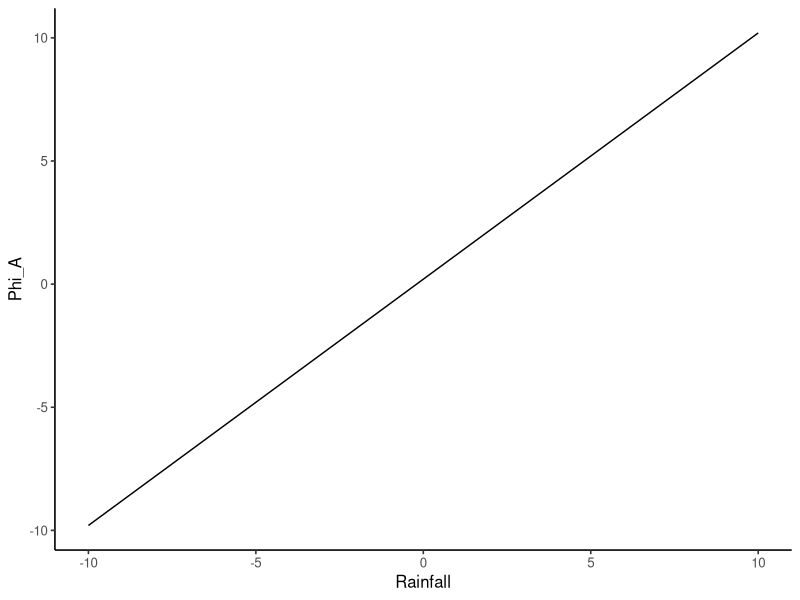
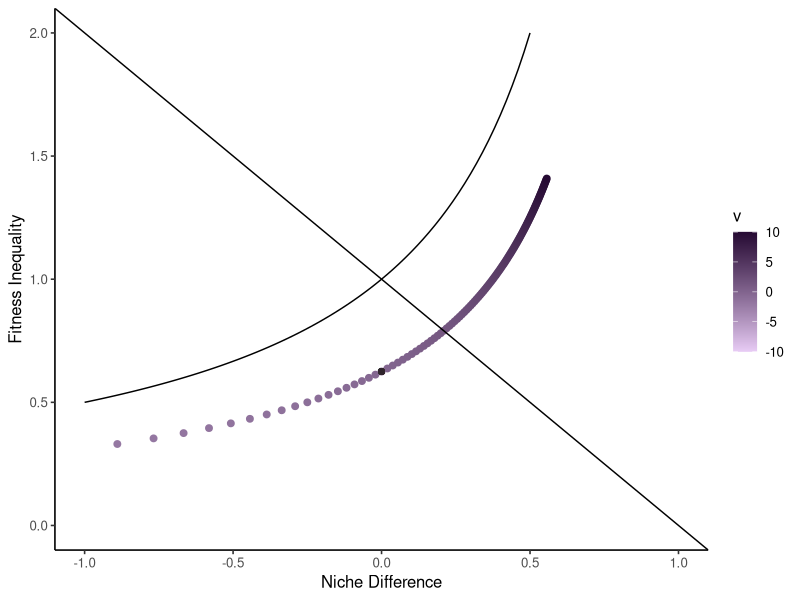
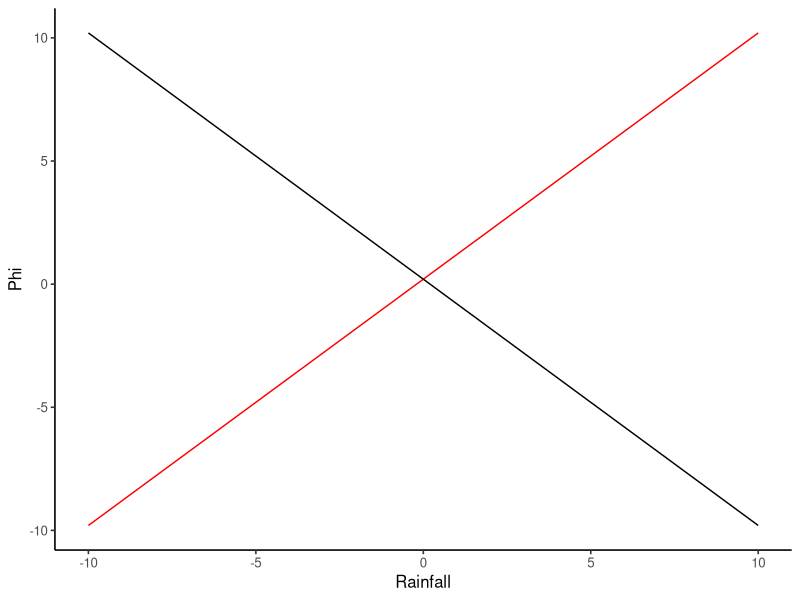
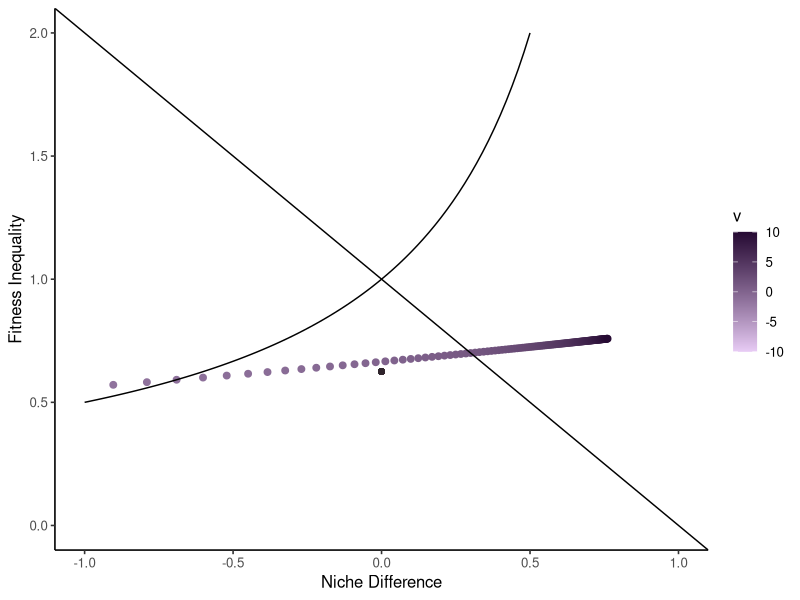
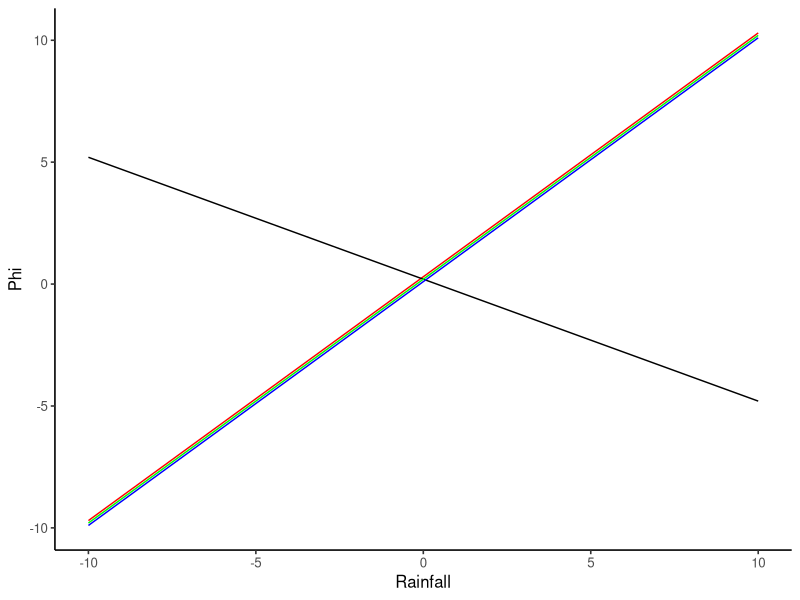
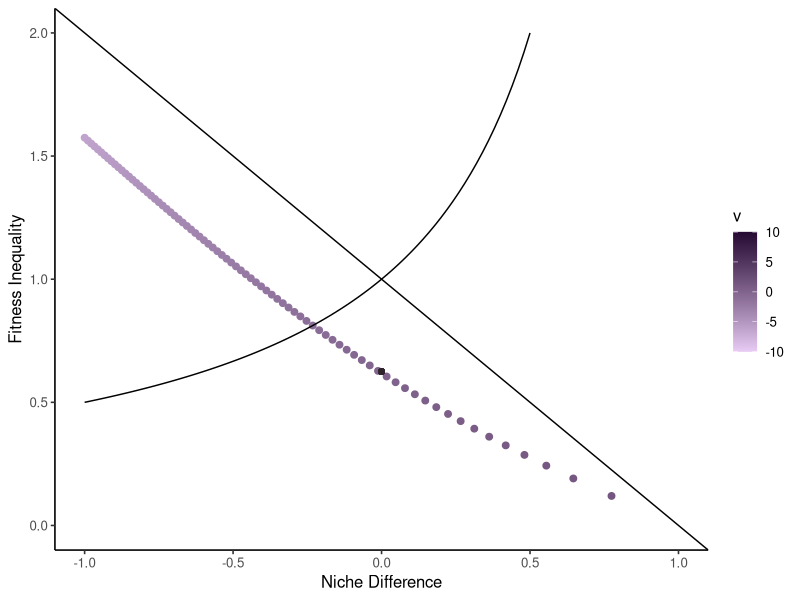

Source code (R) for these figures, in order:
##### GARLIC MUSTARD SIMULATIONS #####

library(ggplot2)

coexist_plot <- function(d, sterile = FALSE){
  # d is a dataframe that includes the following:
  # Microbe independent competitive effects ("Caa", "Cab", "Cbb", "Cba")
  # Competition coefficients ("Aaa", "Aab", "Abb", "Aba")
  # Environmental gradient ("v")
  d$niche <- 1 - sqrt((d$Aba * d$Aab)/(d$Aaa * d$Abb))
  d$fit <- sqrt((d$Aaa * d$Aab) / (d$Abb * d$Aba))
  d$niche[d$Aaa > 0 | d$Abb > 0 | d$Aab > 0 | d$Aba > 0] <- NaN
  d$fit[d$Aaa > 0 | d$Abb > 0 | d$Aab > 0 | d$Aba > 0] <- NaN
  nicheS <- 1 - sqrt((d$Cba[1] * d$Cab[1])/(d$Caa[1] * d$Cbb[1]))
  fitS <- sqrt((d$Caa[1] * d$Cab[1]) / (d$Cbb[1] * d$Cba[1]))
  f <- function(x) 1 / (-x + 1)
  p <- ggplot(d, aes(x = niche, y = fit, color = v)) + 
    geom_point(size = 2) + geom_abline(slope = -1, intercept = 1) + 
    theme_classic(base_size = 12) + stat_function(fun=f) + xlim(-1, 1) + ylim(0, 2) + 
    xlab("Niche Difference") + ylab("Fitness Inequality") +
    scale_color_gradient(low = "#E8CCF5", high = "#260A33")
  if(sterile == TRUE) p + geom_point(aes(x = nicheS, y = fitS), color = "#2F242C") else p
}

### Species Specific Pathogen -----

## Panel A: Conceptual Diagram for Species Specific Pathogen

## Panel B: Coexistence Plot for Species Specific Pathogen

Caa <- rep(-.5, 201)
Cbb <- rep(-.8, 201)
Cba <- rep(-.8, 201)
Cab <- rep(-.5, 201)

s <- rep(-.2, 201)
p <- rep(.2, 201)

v <- seq(-10, 10, .1)

dat <- cbind.data.frame(Caa, Cbb, Cba, Cab, s, p, v)

dat$p.scaled <- dat$p + dat$v

# Visualizing the scaling function

ggplot(data = dat, aes( x= v, y = p.scaled)) + geom_line() + theme_classic(base_size = 12) + 
  xlab("Rainfall") + ylab("Phi_A")

dat$Aaa <- dat$Caa + dat$s*dat$p.scaled
dat$Abb <- dat$Cbb
dat$Aba <- dat$Cba
dat$Aab <- dat$Cab

coexist_plot(dat, TRUE)

### Adding a Species Specific Mutualist -----

## Panel C: Conceptual Diagram for Pathogen + Species Specific Mutualist

## Panel D: Coexistence Plot for Pathogen + Species Specific Mutualist

Caa <- rep(-.5, 201)
Cbb <- rep(-.8, 201)
Cba <- rep(-.8, 201)
Cab <- rep(-.5, 201)

sa <- rep(-.2, 201)
pa <- rep(.2, 201)
sb <- rep(.2, 201)
pb <- rep(.2, 201)

v <- seq(-10, 10, .1)

dat <- cbind.data.frame(Caa, Cbb, Cba, Cab, sa, pa, sb, pb, v)

dat$pa.scaled <- dat$pa + dat$v
dat$pb.scaled <- dat$pb - dat$v

# Visualizing the scaling functions

ggplot(data = dat) + geom_line(aes(x = v, y = pa.scaled), color = "red") + 
  geom_line(aes(x = v, y = pb.scaled), color = "black") +
  theme_classic(base_size = 12) + xlab("Rainfall") + ylab("Phi")

dat$Aaa <- dat$Caa + dat$sa*dat$pa.scaled
dat$Abb <- dat$Cbb + dat$sb*dat$pb.scaled
dat$Aba <- dat$Cba
dat$Aab <- dat$Cab

coexist_plot(dat, TRUE)

### Adding a Generalist Decomposer

## Panel E: Conceptual Diagram for Pathogen + Mutualist + General Decomposer

## Panel F: Coexistence Plot for Pathogen + Mutualist + General Decomposer

Caa <- rep(-.5, 201)
Cbb <- rep(-.8, 201)
Cba <- rep(-.8, 201)
Cab <- rep(-.5, 201)

sP <- rep(-.2, 201)
pP <- rep(.2, 201)
sM <- rep(.2, 201)
pM <- rep(.2, 201)
sDa <- rep(.3, 201)
pDa <- rep(.2, 201)
sDb <- rep(.1, 201)
pDb <- rep(.2, 201)

v <- seq(-10, 10, .1)

dat <- cbind.data.frame(Caa, Cbb, Cba, Cab, sP, pP, sM, pM, sDa, pDa, sDb, pDb, v)

dat$pP.scaled <- dat$pP + dat$v
dat$pM.scaled <- dat$pM - .5*dat$v
dat$pDa.scaled <- dat$pDa + dat$v
dat$pDb.scaled <- dat$pDb + dat$v

# Visualizing the scaling functions

ggplot(data = dat) + geom_line(aes(x = v, y = pP.scaled+.1), color = "red") + 
  geom_line(aes(x = v, y = pM.scaled), color = "black") +
  geom_line(aes(x = v, y = pDa.scaled), color = "green") +
  geom_line(aes(x = v, y = pDb.scaled-.1), color = "blue") +
  theme_classic(base_size = 12) + xlab("Rainfall") + ylab("Phi")

dat$Aaa <- dat$Caa + dat$sP*dat$pP.scaled + dat$sDa*dat$pDa.scaled
dat$Abb <- dat$Cbb + dat$sM*dat$pM.scaled + dat$sDb*dat$pDb.scaled
dat$Aba <- dat$Cba + dat$sDb*dat$pDa.scaled
dat$Aab <- dat$Cab + dat$sDa*dat$pDb.scaled

coexist_plot(dat, TRUE)
